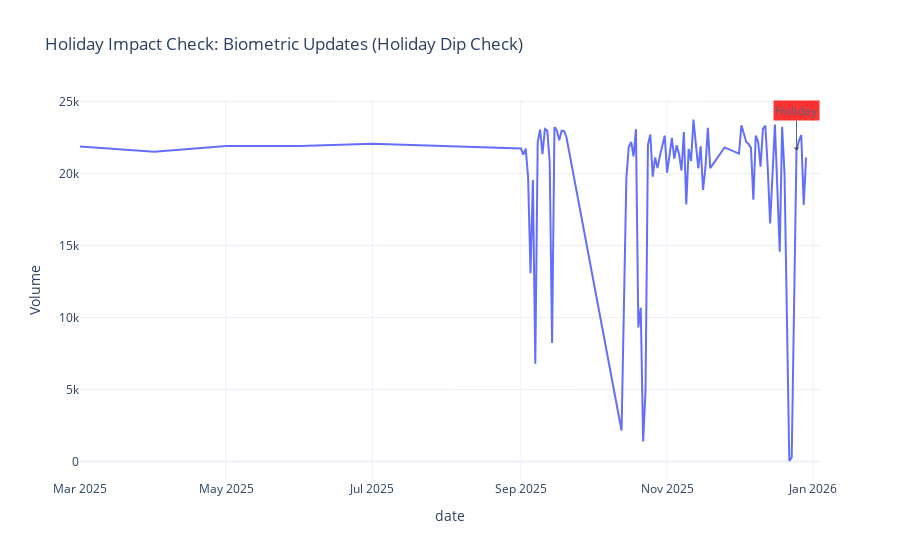

Here is the notebook cell this chart was saved with:
### Markdown cell above
### Holiday & Festival Impact Analysis
##### To visualize how volume behaves around major national holidays.

### Code cell
def analyze_holiday_impact(df, title):
    # 1. Aggregate Daily
    daily = df.groupby('date').size().reset_index(name='Volume')
    
    # 2. Define Major Fixed Holidays
    holidays = pd.to_datetime([
        '2024-01-26', '2025-01-26', '2026-01-26', # Republic Day
        '2024-08-15', '2025-08-15', '2026-08-15', # Independence Day
        '2024-10-02', '2025-10-02', '2026-10-02', # Gandhi Jayanti
        '2024-12-25', '2025-12-25', '2026-12-25'  # Christmas
    ])
    
    # Filter holidays that exist in our date range
    mask = holidays.isin(daily['date'])
    active_holidays = holidays[mask]
    
    # 3. Plot Time Series
    fig = px.line(daily, x='date', y='Volume', title=f"Holiday Impact Check: {title}")
    
    # 4. Mark Holidays on the plot
    for holiday in active_holidays:
        # Get volume on that day (if exists)
        try:
            vol = daily[daily['date'] == holiday]['Volume'].values[0]
            fig.add_annotation(
                x=holiday, y=vol,
                text="Holiday",
                showarrow=True,
                arrowhead=1,
                ax=0, ay=-40,
                bgcolor="red", opacity=0.8
            )
        except IndexError:
            pass # Date might be missing if 0 volume
            
    fig.show()

analyze_holiday_impact(df_biometric, "Biometric Updates (Holiday Dip Check)")
